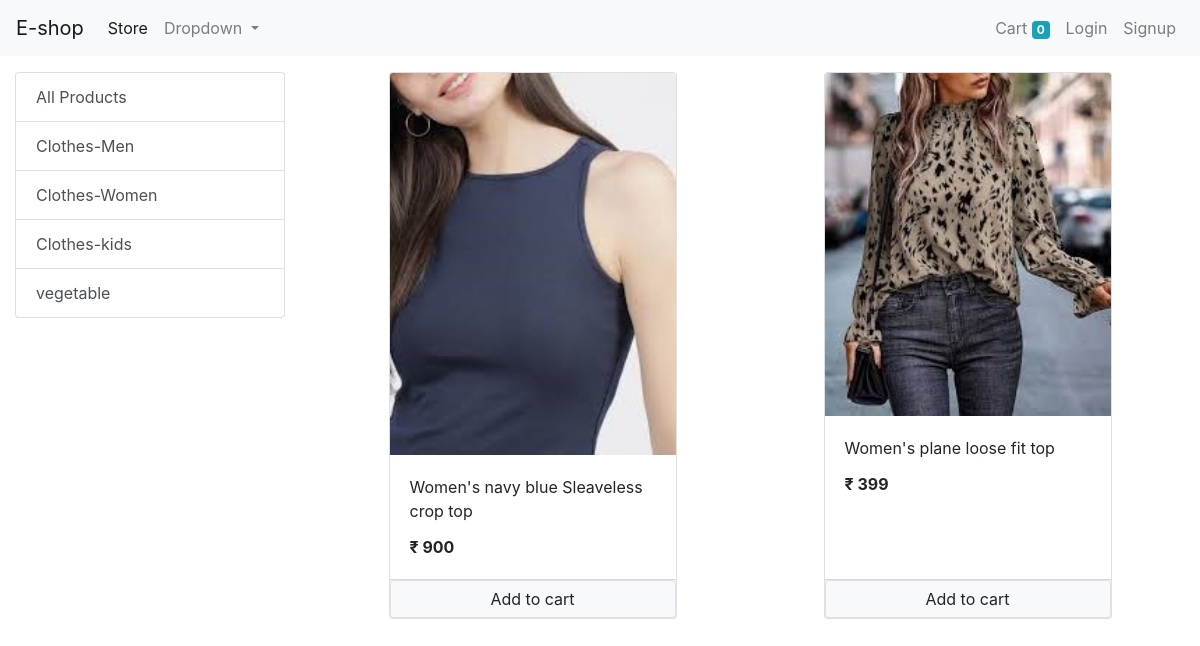
The app's page /?category=2 with its own data.
### store/models/category.py (models this page shows, shortened)
class Category(models.Model):
    name = models.CharField(max_length=20)
    @staticmethod
    def get_all_categories():
        return Category.objects.all()

### store/models/product.py (models this page shows, shortened)
class Product(models.Model):
    name = models.CharField(max_length=50)
    price = models.IntegerField(default=0)
    category = models.ForeignKey(Category, on_delete=models.CASCADE, default=1)
    description = models.CharField(max_length=200, default='', null=True, blank=True)
    image = models.ImageField(upload_to='uploads/products/')
    @staticmethod
    def get_all_products_by_category_id(category_id):
        if category_id:
            return Product.objects.filter(category = category_id)
        else:
            return Product.get_all_products()

### store/views/home.py (the view, shortened to what this page needs)
# urls.py: path('', home.Index.as_view(), name='homepage'),
class Index(View):
    def get(self, request):
        products = None
        categories = Category.get_all_categories()
        categoryID = request.GET.get('category')
        if categoryID:
            products = Product.get_all_products_by_category_id(categoryID)
        else:
            products = Product.get_all_products()
        data = {}
        data['products'] = products
        data['categories'] = categories
        print('you are: ', request.session.get('email'))
        return render(request, 'index.html', data)

### store/templatetags/custom_filter.py (called while the page is built)
@register.filter(name='currency')
def currency(number):
    return "₹ "+str(number)

### store/templates/index.html (shortened to what this page needs)
{% extends 'base.html' %}
{% block content %}
{% load custom_filter %}
{% load cart %}
<div class="container-fluid mt-3">
  <div class="row">
    <div class="col-lg-3 mx-auto">
      <div class="list-group">
        <a href="/" class="list-group-item list-group-item-action">All Products</a>
        {% for category in categories %}
        <a href="/?category={{category.id}}" class="list-group-item list-group-item-action">{{category.name}}</a>
        {% endfor %}
      </div>
    </div>
    <div id="products" class="col-lg-9 mx-auto">
      <div class="row mx-auto">
        {% for product in products %}
        <div class="card mx-auto" id={{product.id}} style="width: 18rem;">
          <img class="card-img-top" src="{{product.image.url}}"  alt="Card image cap">
          <div class="card-body">
            <p class="card-title">{{product.name}}</p>
            <p class="card-text"><b>{{product.price|currency}}</b></p>
          </div>
          <div class = "card-footer p-0">
            {% if product|is_in_cart:request.session.cart %}
            <div class="row no-gutters">
              <form action="/#{{product.id}}" method="post" class="col-2">
                {% csrf_token %}
                <input hidden type="text" name="product" value="{{product.id}}">
                <input hidden type="text" name="remove" value="true">
                <input type="submit" value=" - " class="btn btn-block btn-secondary">
              </form>
              <div class="text-center col ">{{product|cart_quantity:request.session.cart}} in Cart</div>
              <form action="/#{{product.id}}" method="post" class="col-2">
                {% csrf_token %}
                <input hidden type="text" name="product" value="{{product.id}}">
                <input type="submit" value=" + " class="btn btn-block btn-secondary">
              </form>
            </div>
            {% else %}
            <form action="/#{{product.id}}" method="POST" class="btn-block">
              <input type="submit" class="float-right btn btn-light border form-control" value="Add to cart">
            </form>
            {% endif %}
          </div>
        </div>
        {% endfor %}
      </div>
    </div>
  </div>
</div>
{% endblock %}

### records on screen
Category: name "Clothes-Men"
Category: name "Clothes-Women"
Category: name "Clothes-kids"
Category: name "vegetable"
Product: image (picture), name "Women's navy blue Sleaveless crop top", price "₹ 900"
Product: image (picture), name "Women's plane loose fit top", price "₹ 399"

### other values on screen
{{ request.session.cart.keys|length }} "0"
